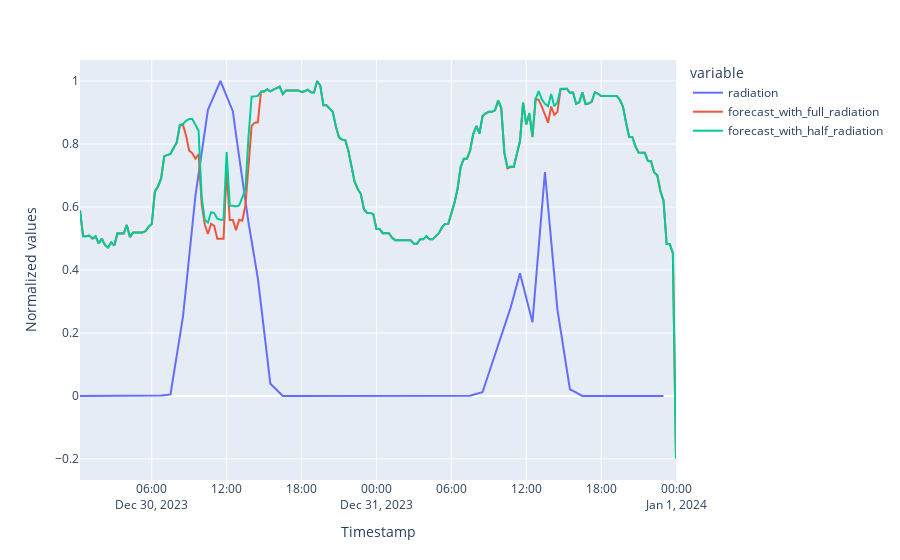

This figure's notebook cell:
### Code cell
# Inspect the results.
radiation_forecast_comparison = pd.DataFrame(
    test_data["radiation"]/max(test_data["radiation"])
)

radiation_forecast_comparison["forecast_with_full_radiation"] = forecast["forecast"]/max(forecast["forecast"])
radiation_forecast_comparison["forecast_with_half_radiation"] = forecast_rad["forecast"]/max(forecast_rad["forecast"])

fig_radiation_forecast_comparison=radiation_forecast_comparison.plot()

fig_radiation_forecast_comparison.update_layout(
    xaxis_title='Timestamp',
    yaxis_title="Normalized values"
)
display(fig_radiation_forecast_comparison.show())

### Figure 1 — Plotly figure (JSON) as saved in the notebook; plotly's stock layout.template omitted (floating-point values rounded to 4 significant figures; data arrays with more than 128 entries replaced by an {"elided": "..."} marker saying what was removed)
{"data": [{"hovertemplate": "variable=radiation<br>index=%{x}<br>value=%{y}<extra></extra>", "legendgroup": "radiation", "line": {"color": "#636efa", "dash": "solid"}, "marker": {"symbol": "circle"}, "mode": "lines", "name": "radiation", "orientation": "v", "showlegend": true, "type": "scatter", "x": {"elided": "192 str values"}, "xaxis": "x", "y": {"elided": "192 float values"}, "yaxis": "y"}, {"hovertemplate": "variable=forecast_with_full_radiation<br>index=%{x}<br>value=%{y}<extra></extra>", "legendgroup": "forecast_with_full_radiation", "line": {"color": "#EF553B", "dash": "solid"}, "marker": {"symbol": "circle"}, "mode": "lines", "name": "forecast_with_full_radiation", "orientation": "v", "showlegend": true, "type": "scatter", "x": {"elided": "192 str values"}, "xaxis": "x", "y": {"elided": "192 float values"}, "yaxis": "y"}, {"hovertemplate": "variable=forecast_with_half_radiation<br>index=%{x}<br>value=%{y}<extra></extra>", "legendgroup": "forecast_with_half_radiation", "line": {"color": "#00cc96", "dash": "solid"}, "marker": {"symbol": "circle"}, "mode": "lines", "name": "forecast_with_half_radiation", "orientation": "v", "showlegend": true, "type": "scatter", "x": {"elided": "192 str values"}, "xaxis": "x", "y": {"elided": "192 float values"}, "yaxis": "y"}], "layout": {"legend": {"title": {"text": "variable"}, "tracegroupgap": 0}, "margin": {"t": 60}, "xaxis": {"anchor": "y", "domain": [0, 1], "title": {"text": "Timestamp"}}, "yaxis": {"anchor": "x", "domain": [0, 1], "title": {"text": "Normalized values"}}}}
